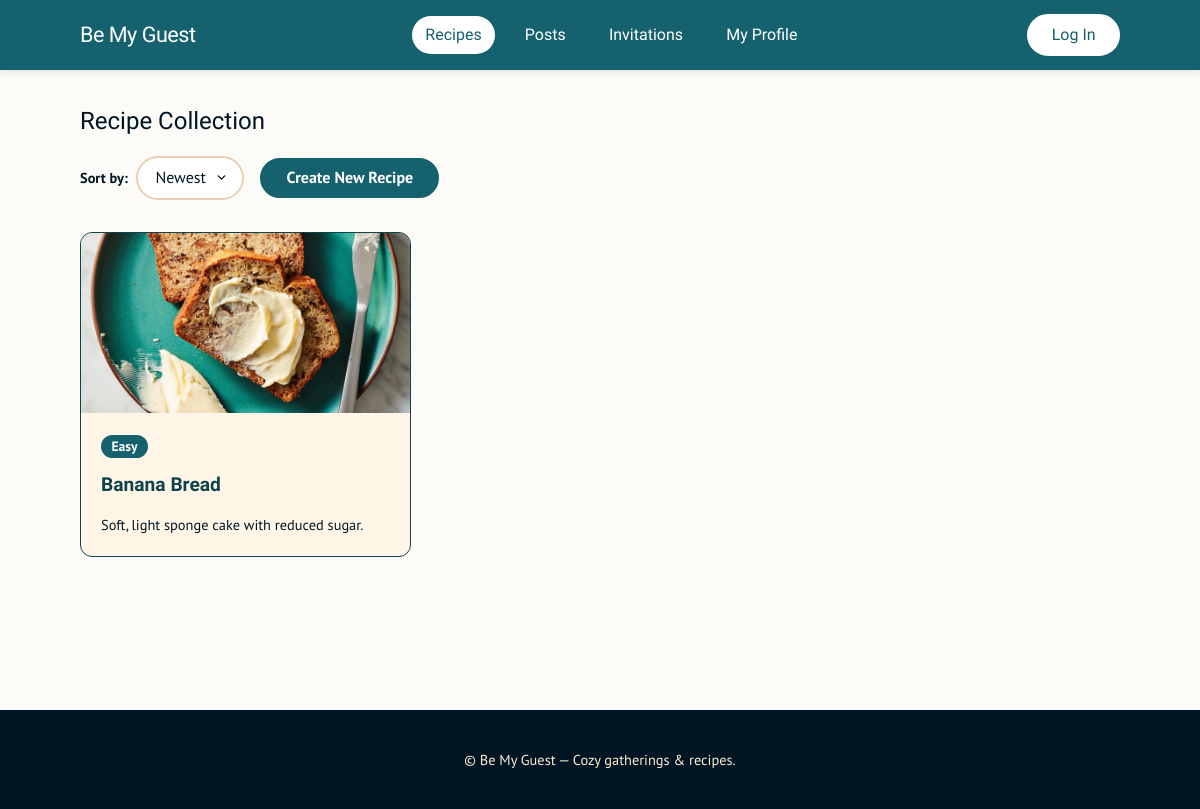
The app's page /recipes/ with its own data.
### features/recipes/models.py (models this page shows, shortened)
class Recipe(models.Model):
    class Difficulty(models.TextChoices):
        EASY = 'Easy', 'Easy'
        MEDIUM = 'Medium', 'Medium'
        HARD = 'Hard', 'Hard'
    id = models.BigAutoField(primary_key=True)
    creator = models.ForeignKey(
        settings.AUTH_USER_MODEL,
        on_delete=models.CASCADE,
        related_name='recipes',
        verbose_name='User who created recipe',
    )
    recipe_name = models.CharField(max_length=255)
    description = models.TextField(
        blank=True,
        help_text='Recipe introduction, story behind this recipe',
    )
    ingredients = models.JSONField(
        default=list, help_text='Ingredient names and quantities'
    )
    instructions = models.JSONField(
        default=list, help_text='Ordered cooking steps'
    )
    preparation_time = models.IntegerField(
        default=0, help_text='Preparation time (minutes)'
    )
    cooking_time = models.IntegerField(
        default=0, help_text='Cooking time (minutes)'
    )
    servings = models.PositiveIntegerField(
        default=1, help_text='Number of servings'
    )
    difficulty = models.CharField(
        max_length=10,
        choices=Difficulty.choices,
        default=Difficulty.EASY,
    )
    dietary_tags = models.JSONField(
        default=list, blank=True, help_text='Vegetarian, vegan, etc.'
    )
    allergens = models.JSONField(
        default=list, blank=True, help_text='Peanut, milk, eggs, etc.'
    )
    image = models.ImageField(upload_to='recipes/', blank=True, null=True)
    created_at = models.DateTimeField(auto_now_add=True)
    class Meta:
        ordering = ['-created_at']

### features/recipes/views.py (the view)
# urls.py: path("recipes/", recipe_views.recipe_list, name="recipes"),
def recipe_list(request):
    recipes = Recipe.objects.all().order_by('-created_at')
    return render(request, 'recipes.html', {'recipes': recipes})

### bemyguest/templates/recipes.html (shortened to what this page needs)
{% extends "base.html" %}
{% load static %}
{% block content %}
<div class="row" style="display: flex; justify-content: space-between; align-items: center; margin-bottom: 2rem; flex-wrap: wrap; gap: 1rem;">
  <h2 style="margin: 0; font-weight: 700;">Recipe Collection</h2>
  <div style="display: flex; align-items: center; gap: 1rem; flex-wrap: wrap;">
    <div style="display: flex; align-items: center; gap: 0.5rem;">
      <label for="sort-by" style="font-weight: 600; font-size: 0.9rem; margin: 0;">Sort by:</label>
        <select id="sort-by" style="width: auto; margin: 0; height: auto; padding: 0.45rem 2.25rem 0.45rem 1.1rem; border-radius: 999px; appearance: none; -webkit-appearance: none; background-color: var(--white, #ffffff); background-repeat: no-repeat; background-position: right 0.9rem center; background-size: 13px;">
        <option value="newest">Newest</option>
        </select>
    </div>
    <a href="{% url 'recipe_create' %}" class="button" style="background-color: var(--stormy-teal, #1b535d); color: white; border-radius: 9999px; padding: 0.5rem 1.5rem; text-decoration: none; font-weight: 600; display: inline-flex; align-items: center;">
      Create New Recipe
    </a>
  </div>
</div>
<div class="card-grid" style="display: grid !important; grid-template-columns: repeat(auto-fill, minmax(280px, 1fr)) !important; gap: 1.5rem !important; align-items: start !important;">
  {% for recipe in recipes %}
  <div class="recipe-card" style="margin-top: 0 !important; border: 1.5px solid var(--stormy-teal-dark, #0F434B); border-radius: var(--radius, 12px); overflow: hidden; background: var(--papaya-whip-light, #FFF6E8);">
    <div class="recipe-card__image" style="display: flex; align-items: center; justify-content: center; color: var(--white); background-color: var(--stormy-teal-dark, #0F434B); font-weight: bold; overflow: hidden; height: 180px;">
      {% if "Banana" in recipe.recipe_name %}
        <img src="{% static 'images/BananaBread.jpeg' %}" alt="Banana Bread" style="width: 100%; height: 100%; object-fit: cover; display: block;">
      {% elif recipe.image and recipe.image.name %}
        <img src="{{ recipe.image.url }}" alt="{{ recipe.recipe_name }}" style="width: 100%; height: 100%; object-fit: cover; display: block;">
      {% else %}
        [ Food Image ]
      {% endif %}
    </div>
    <div class="recipe-card__content" style="padding: 1.25rem;">
      <span class="badge primary" style="margin-bottom: 0.5rem;">{{ recipe.difficulty }}</span>
      <h3 style="margin-top: 0.25rem; margin-bottom: 0.5rem; font-size: 1.2rem;"><a href="{% url 'recipe_detail' recipe.pk %}">{{ recipe.recipe_name }}</a></h3>
      <p class="muted" style="font-size: 0.9rem; margin-bottom: 0; color: var(--ink-black); line-height: 1.4;">{{ recipe.description }}</p>
    </div>
  </div>
  {% empty %}
  <p class="muted">No recipes found.</p>
  {% endfor %}
</div>
{% endblock %}

### bemyguest/ui-ux/skeleton.css (style rules this page uses)
a { color: var(--stormy-teal); text-decoration: none; font-weight: 500; }
.button, a.button, button, input[type="submit"], input[type="reset"], input[type="button"] { display: inline-flex; align-items: center; justify-content: center; background-color: var(--stormy-teal); border: 2px solid var(--stormy-teal); color: var(--white) !important; border-radius: 999px; padding: 0.6rem 1.4rem; font-weight: 600; line-height: 1.2; transition: background-color 0.2s ease, transform 0.1s ease; text-decoration: none !important; }
input[type="text"], input[type="search"], input[type="email"], input[type="password"], select, textarea { border: 2px solid var(--border-light); background-color: var(--white); color: var(--ink-black); border-radius: 10px; padding: 0.6rem 0.85rem; width: 100%; }
.row { display: flex; gap: 1.5rem; flex-wrap: wrap; }
.badge { display: inline-block; padding: 0.3rem 0.65rem; border-radius: 999px; font-size: 0.85rem; font-weight: 600; line-height: 1; background: var(--papaya-whip); color: var(--brandy); }
.badge.primary { background: var(--stormy-teal); color: var(--white); }

### bemyguest/ui-ux/style.css (style rules this page uses)
:root { --ink-black: #001524; --stormy-teal: #15616D; --stormy-teal-dark: #0F434B; --papaya-whip: #FFECD1; --papaya-whip-light: #FFF6E8; --off-white: #FDFBF7; --harvest-orange: #D95D00; --brandy: #78290F; --white: #ffffff; --border-light: #EAD0B3; --radius: 12px; }
body { font-family: "PT Sans", sans-serif; color: var(--ink-black); background: var(--off-white) !important; line-height: 1.6; }
h1, h2, h3, h4, h5, h6, .recipe-card h3, .card h4, .brand__title, .nav a, .auth-nav a, .auth-nav button { font-family: "Calistoga", serif !important; font-weight: 400 !important; }
h1, h2, h3, h4, h5 { color: var(--ink-black); font-weight: 700; margin-top: 0; }
.card-grid { display: grid; grid-template-columns: repeat(auto-fill, minmax(280px, 1fr)); gap: 1.5rem; align-items: start; }
.recipe-card { background: var(--papaya-whip-light, #FFF6E8); border-radius: var(--radius, 12px); border: 1.5px solid var(--stormy-teal-dark, #0F434B); overflow: hidden; display: flex; flex-direction: column; }
.recipe-card__image { width: 100% !important; height: 180px !important; object-fit: cover !important; background-color: var(--stormy-teal-dark, #0F434B); position: relative; overflow: hidden; }
.recipe-card__image img { display: block !important; width: 100% !important; height: 100% !important; object-fit: cover !important; }
.recipe-card__content { padding: 1rem; flex-grow: 1; }
.card a, .recipe-card a { color: var(--stormy-teal-dark); font-weight: 700; }
.card-grid, .row, .posts-container { display: grid !important; align-items: start !important; align-content: start !important; justify-content: start; }
.card-grid { display: grid !important; grid-template-columns: repeat(auto-fit, minmax(460px, 1fr)); gap: 1.5rem; align-items: start !important; align-content: start !important; }

### records on screen
Recipe: difficulty "Easy", recipe_name "Banana Bread", description "Soft, light sponge cake with reduced sugar."
